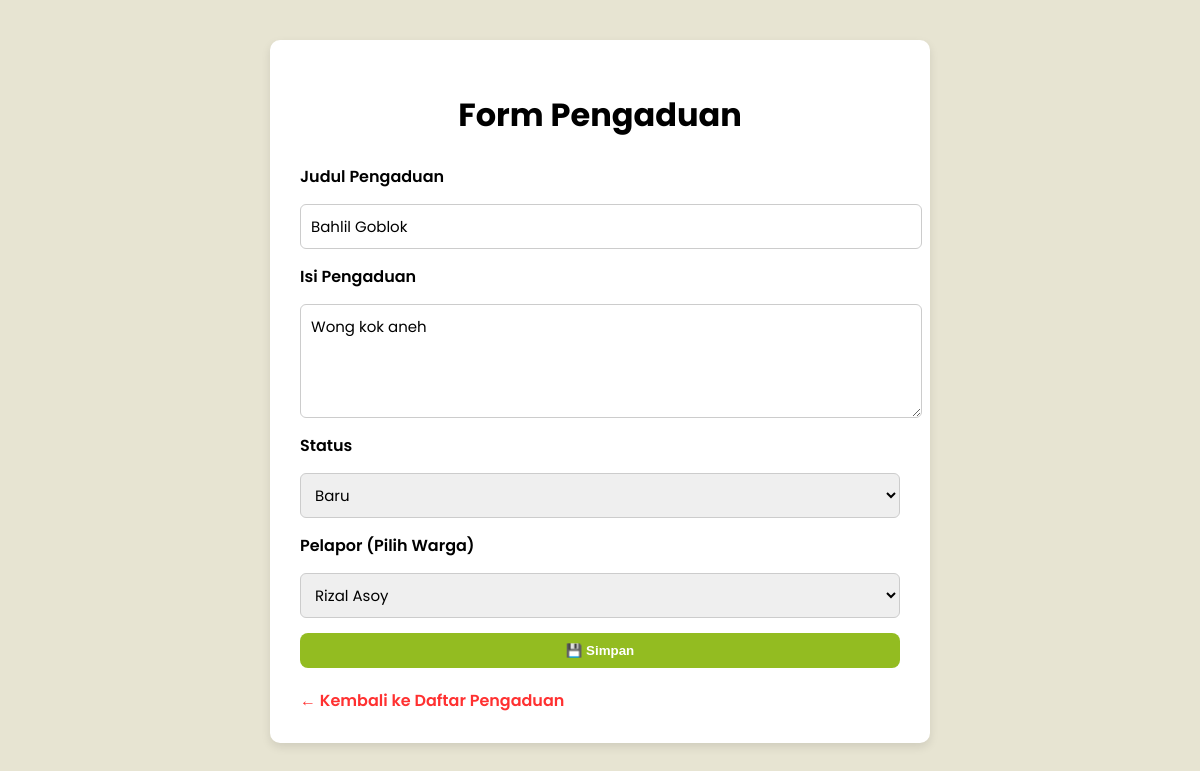
/warga/pengaduan/2/edit/ (signed in), run on the app's committed database.
### warga/models.py (models this page shows, shortened)
class Pengaduan(models.Model):
    STATUS_CHOICES = [
        ('BARU', 'Baru'),
        ('PROSES', 'Dalam Proses'),
        ('SELESAI', 'Selesai'),
    ]
    aduan = models.CharField(max_length=200, verbose_name="Judul Pengaduan")
    isi = models.TextField(verbose_name="Isi Pengaduan")
    status = models.CharField(max_length=10, choices=STATUS_CHOICES, default='BARU', verbose_name="Status Pengaduan")
    tanggal_aduan = models.DateTimeField(auto_now_add=True)
    pelapor = models.ForeignKey(Warga, on_delete=models.CASCADE, related_name='pengaduan', verbose_name="Pelapor")

### warga/views.py (the view)
# urls.py: path('pengaduan/<int:pk>/edit/', PengaduanUpdateView.as_view(), name='pengaduan-edit'),
class PengaduanUpdateView(LoginRequiredMixin, UpdateView):
    login_url = 'login'
    model = Pengaduan
    form_class = PengaduanForm
    template_name = 'warga/pengaduan_form.html'
    success_url = reverse_lazy('pengaduan-list')

### warga/forms.py (shortened to what this page needs)
class PengaduanForm(forms.ModelForm):
    class Meta:
        model = Pengaduan
        fields = ['aduan', 'isi', 'status', 'pelapor']
        widgets = {
            'isi': forms.Textarea(attrs={'rows': 4}),
            'status': forms.Select(attrs={'class': 'form-select'}),
            'pelapor': forms.Select(attrs={'class': 'form-select'}),
        }

### warga/models.py (called while the page is built)
    def __str__(self):
        return self.nama

### warga/templates/warga/pengaduan_form.html (shortened to what this page needs)
<!DOCTYPE html>
<html lang="id">
  <head>
  </head>
  <body>
    <div class="container">
      <h1>Form Pengaduan</h1>
      <form method="post">
        <label for="id_aduan">Judul Pengaduan</label>
        {{ form.aduan }}
        <label for="id_isi">Isi Pengaduan</label>
        {{ form.isi }}
        <label for="id_status">Status</label>
        {{ form.status }}
        <label for="id_pelapor">Pelapor (Pilih Warga)</label>
        {{ form.pelapor }}
        <button type="submit">💾 Simpan</button>
      </form>
      <a href="{% url 'pengaduan-list' %}">← Kembali ke Daftar Pengaduan</a>
    </div>
  </body>
</html>

### warga/templates/warga/pengaduan_form.html (style rules this page uses)
body { font-family: "Poppins", sans-serif; background-color: #e7e4d2; padding: 40px; margin: 0; }
.container { background: #fff; padding: 30px; border-radius: 10px; max-width: 600px; margin: auto; box-shadow: 0 4px 10px rgba(0, 0, 0, 0.1); }
h1 { text-align: center; color: #000; margin-bottom: 25px; }
form { display: flex; flex-direction: column; gap: 15px; }
label { font-weight: 600; color: #000; }
input[type="text"], textarea, select { width: 100%; padding: 10px; border: 1px solid #ccc; border-radius: 6px; font-family: "Poppins", sans-serif; font-size: 15px; }
textarea { resize: vertical; }
button { background: #93bc21; color: #fff; border: none; padding: 10px 15px; border-radius: 8px; font-weight: 600; cursor: pointer; transition: 0.3s; }
a { display: inline-block; margin-top: 20px; text-decoration: none; color: #ff3131; font-weight: 600; }

### data on the page
Pengaduan: aduan "Bahlil Goblok", isi "Wong kok aneh", status "Baru", pelapor "Rizal Asoy"
